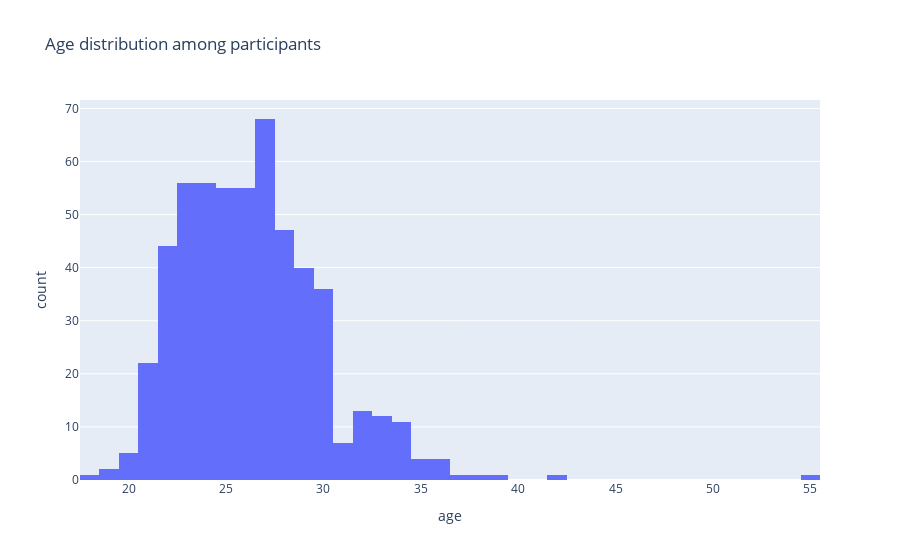

Notebook source saved alongside this figure:
### Code cell
participants['gender'] = participants['gender'].apply(lambda x: 'Female' if x==0 else 'Male')
participants['race'] = participants['race'].apply(lambda x: 
                                                        'Black/African American' if x==1 
                                                        else 'European/Caucasian-America' if x==2
                                                        else 'Latino/Hispanic American' if x==3
                                                        else 'Asian/Pacific Islander/Asian-American' if x==4
                                                        else 'Native American' if x==5
                                                        else 'Other')

fig = px.histogram(participants, x='age', title= 'Age distribution among participants') # most participants are between 20 and 30y old with a peak at 27y old
fig.update_layout(autosize=False)
fig.show()

### Figure 1 — Plotly figure (JSON) as saved in the notebook; plotly's stock layout.template omitted (floating-point values rounded to 4 significant figures; data arrays with more than 128 entries replaced by an {"elided": "..."} marker saying what was removed)
{"data": [{"alignmentgroup": "True", "bingroup": "x", "hovertemplate": "age=%{x}<br>count=%{y}<extra></extra>", "legendgroup": "", "marker": {"color": "#636efa", "pattern": {"shape": ""}}, "name": "", "offsetgroup": "", "orientation": "v", "showlegend": false, "type": "histogram", "x": {"elided": "551 int values"}, "xaxis": "x", "yaxis": "y"}], "layout": {"autosize": false, "barmode": "relative", "legend": {"tracegroupgap": 0}, "title": {"text": "Age distribution among participants"}, "xaxis": {"anchor": "y", "domain": [0, 1], "title": {"text": "age"}}, "yaxis": {"anchor": "x", "domain": [0, 1], "title": {"text": "count"}}}}
